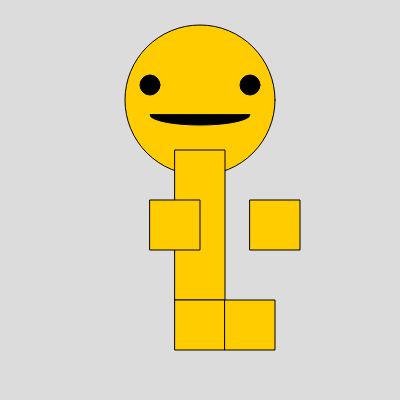
Frame 1 (no input)
Frame 60 (no input): identical to frame 1, image omitted
Frame 120 (the mouse pressed at the canvas centre since frame 60): identical to frame 1, image omitted

The p5.js sketch that drew this single still picture (run headless with seeded random() and noise() and a simulated clock; from frame 60 on, the mouse is pressed at the canvas centre):

// p5.js sketch
// ── sketch.js
function setup() {
  createCanvas(400, 400);
}

function draw() {
  background(220);
  // head
  fill(255, 204, 0); // Orange
  ellipse(200, 100, 150, 150);

  //eyes
  fill(0); // Black
  ellipse(150, 85, 20, 20);
  ellipse(250, 85, 20, 20);

  // mouth
  fill(0); // Black
  arc(200, 115, 100, 20, 0, PI, CHORD);

  // body
  fill(255, 204, 0); // Orange
  rect(175, 150, 50, 150);

  // hand
  fill(255, 204, 0); // Orange
  rect(150, 200, 50, 50);
  rect(250, 200, 50, 50);

  // leg
  fill(255, 204, 0);
  rect(175, 300, 50, 50);
  rect(225, 300, 50, 50);
}
